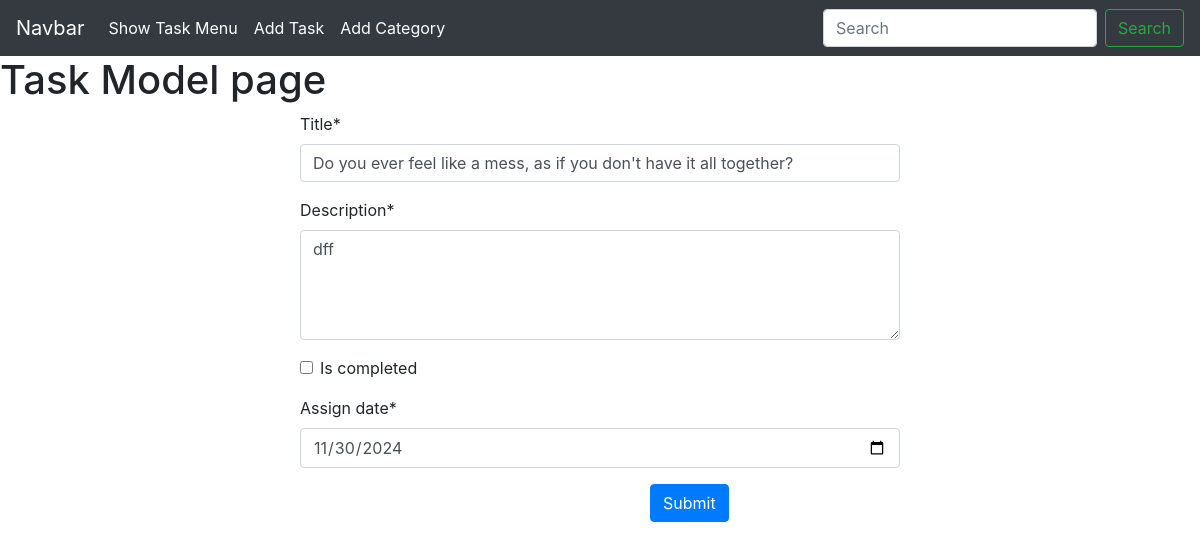
The page /edit/3/ on the database its author committed.
### task_model/models.py (models this page shows, shortened)
class TaskModel(models.Model):
    title = models.CharField(max_length=255)
    description = models.TextField()
    is_completed = models.BooleanField(default=False)
    assign_date = models.DateField()

### task_management_project/views.py (the view)
# urls.py: path('edit/<int:id>/', views.edit, name='edit_task'),
def edit(request, id):
    task = TaskModel.objects.get(pk=id)
    task_form = TaskForm(instance=task)
    if request.method == 'POST':
        task_form = TaskForm(request.POST, instance=task)
        if task_form.is_valid():
            task_form.save()
            return redirect('homepage')
    return render(request, 'add_task.html', {'form': task_form})

### task_model/forms.py
class TaskForm(forms.ModelForm):
    class Meta:
        model = TaskModel
        fields = '__all__'
        widgets = {
            'title': forms.TextInput(attrs={'placeholder': 'Enter task title', 'class': 'form-control'}),
            'description': forms.Textarea(attrs={'placeholder': 'Enter task description', 'class': 'form-control', 'rows': 4}),
            'assign_date': forms.DateInput(attrs={'type': 'date', 'class': 'form-control'}),
            'is_completed': forms.CheckboxInput(attrs={'class': 'form-check-input'}),
            'categories': forms.SelectMultiple(attrs={'class': 'form-control'}),
        }

### task_model/templates/add_task.html (shortened to what this page needs)
{% extends 'base.html' %}
{% load crispy_forms_tags %}
{% block content %}
<h1>Task Model page</h1>
<form style="width: 50%; margin: auto;" method="post">
    {{form | crispy }}
    <button class="btn btn-primary" style="margin-left: 350px;">Submit</button>
</form>
{% endblock %}

### rows shown on the page
TaskModel: title "Do you ever feel like a mess, as if you don't have it all together?", description "dff", assign_date "11/30/2024"
